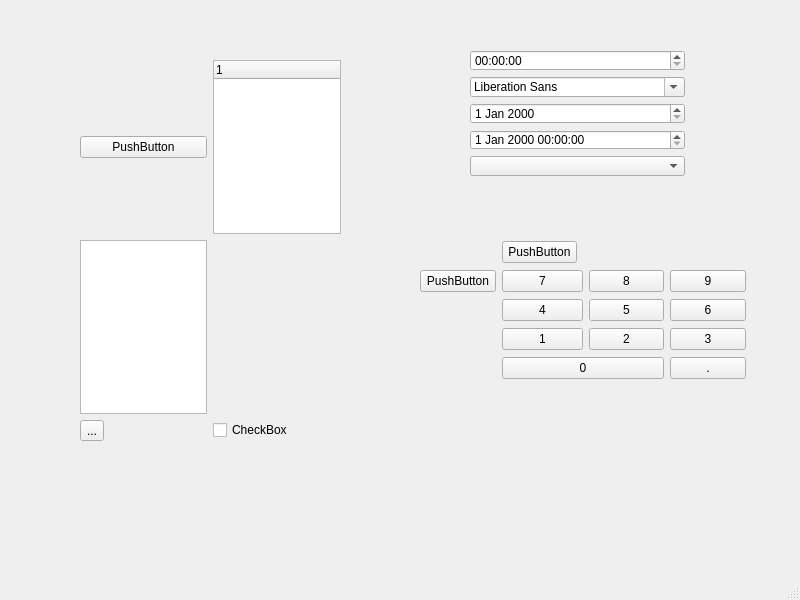
<?xml version="1.0" encoding="UTF-8"?>
<ui version="4.0">
 <class>MainWindow</class>
 <widget class="QMainWindow" name="MainWindow">
  <property name="geometry">
   <rect>
    <x>0</x>
    <y>0</y>
    <width>800</width>
    <height>600</height>
   </rect>
  </property>
  <property name="windowTitle">
   <string>MainWindow</string>
  </property>
  <widget class="QWidget" name="centralwidget">
   <widget class="QWidget" name="gridLayoutWidget">
    <property name="geometry">
     <rect>
      <x>80</x>
      <y>60</y>
      <width>261</width>
      <height>381</height>
     </rect>
    </property>
    <layout class="QGridLayout" name="gridLayout">
     <item row="2" column="1">
      <widget class="QCheckBox" name="checkBox">
       <property name="text">
        <string>CheckBox</string>
       </property>
      </widget>
     </item>
     <item row="0" column="0">
      <widget class="QPushButton" name="pushButton">
       <property name="text">
        <string>PushButton</string>
       </property>
      </widget>
     </item>
     <item row="2" column="0">
      <widget class="QToolButton" name="toolButton">
       <property name="text">
        <string>...</string>
       </property>
      </widget>
     </item>
     <item row="0" column="1">
      <widget class="QTreeWidget" name="treeWidget">
       <column>
        <property name="text">
         <string notr="true">1</string>
        </property>
       </column>
      </widget>
     </item>
     <item row="1" column="0">
      <widget class="QTextEdit" name="textEdit"/>
     </item>
    </layout>
   </widget>
   <widget class="QWidget" name="layoutWidget">
    <property name="geometry">
     <rect>
      <x>470</x>
      <y>50</y>
      <width>215</width>
      <height>126</height>
     </rect>
    </property>
    <layout class="QGridLayout" name="gridLayout_2">
     <item row="2" column="0">
      <widget class="QDateEdit" name="dateEdit"/>
     </item>
     <item row="0" column="0">
      <widget class="QTimeEdit" name="timeEdit"/>
     </item>
     <item row="3" column="0">
      <widget class="QDateTimeEdit" name="dateTimeEdit"/>
     </item>
     <item row="1" column="0">
      <widget class="QFontComboBox" name="fontComboBox"/>
     </item>
     <item row="4" column="0">
      <widget class="QComboBox" name="comboBox"/>
     </item>
    </layout>
   </widget>
   <widget class="QWidget" name="">
    <property name="geometry">
     <rect>
      <x>420</x>
      <y>240</y>
      <width>326</width>
      <height>141</height>
     </rect>
    </property>
    <layout class="QGridLayout" name="gridLayout_3">
     <item row="4" column="1" colspan="3">
      <widget class="QPushButton" name="pushButton_11">
       <property name="text">
        <string>0</string>
       </property>
      </widget>
     </item>
     <item row="4" column="4">
      <widget class="QPushButton" name="pushButton_12">
       <property name="text">
        <string>.</string>
       </property>
      </widget>
     </item>
     <item row="1" column="0">
      <widget class="QPushButton" name="pushButton_13">
       <property name="text">
        <string>PushButton</string>
       </property>
      </widget>
     </item>
     <item row="2" column="3">
      <widget class="QPushButton" name="pushButton_6">
       <property name="text">
        <string>5</string>
       </property>
      </widget>
     </item>
     <item row="2" column="1" colspan="2">
      <widget class="QPushButton" name="pushButton_7">
       <property name="text">
        <string>4</string>
       </property>
      </widget>
     </item>
     <item row="1" column="1" colspan="2">
      <widget class="QPushButton" name="pushButton_2">
       <property name="text">
        <string>7</string>
       </property>
      </widget>
     </item>
     <item row="1" column="3">
      <widget class="QPushButton" name="pushButton_3">
       <property name="text">
        <string>8</string>
       </property>
      </widget>
     </item>
     <item row="1" column="4">
      <widget class="QPushButton" name="pushButton_4">
       <property name="text">
        <string>9</string>
       </property>
      </widget>
     </item>
     <item row="3" column="1" colspan="2">
      <widget class="QPushButton" name="pushButton_8">
       <property name="text">
        <string>1</string>
       </property>
      </widget>
     </item>
     <item row="3" column="3">
      <widget class="QPushButton" name="pushButton_9">
       <property name="text">
        <string>2</string>
       </property>
      </widget>
     </item>
     <item row="2" column="4">
      <widget class="QPushButton" name="pushButton_5">
       <property name="text">
        <string>6</string>
       </property>
      </widget>
     </item>
     <item row="3" column="4">
      <widget class="QPushButton" name="pushButton_10">
       <property name="text">
        <string>3</string>
       </property>
      </widget>
     </item>
     <item row="0" column="1">
      <widget class="QPushButton" name="pushButton_14">
       <property name="text">
        <string>PushButton</string>
       </property>
      </widget>
     </item>
    </layout>
   </widget>
  </widget>
  <widget class="QMenuBar" name="menubar">
   <property name="geometry">
    <rect>
     <x>0</x>
     <y>0</y>
     <width>800</width>
     <height>23</height>
    </rect>
   </property>
  </widget>
  <widget class="QStatusBar" name="statusbar"/>
 </widget>
 <resources/>
 <connections/>
</ui>
